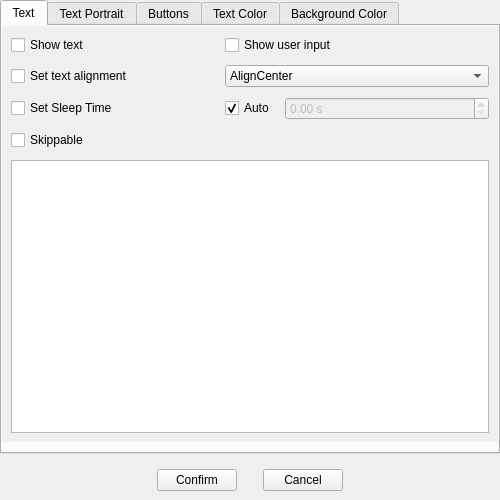
<?xml version="1.0" encoding="UTF-8"?>
<ui version="4.0">
 <class>CTextSnippetOverlay</class>
 <widget class="COverlayBase" name="CTextSnippetOverlay">
  <property name="geometry">
   <rect>
    <x>0</x>
    <y>0</y>
    <width>500</width>
    <height>500</height>
   </rect>
  </property>
  <property name="windowTitle">
   <string>Form</string>
  </property>
  <layout class="QGridLayout" name="gridLayout">
   <property name="leftMargin">
    <number>0</number>
   </property>
   <property name="topMargin">
    <number>0</number>
   </property>
   <property name="rightMargin">
    <number>0</number>
   </property>
   <property name="bottomMargin">
    <number>0</number>
   </property>
   <item row="0" column="0">
    <widget class="QTabWidget" name="pTabWidget">
     <property name="currentIndex">
      <number>0</number>
     </property>
     <widget class="QWidget" name="pTextPage">
      <attribute name="title">
       <string>Text</string>
      </attribute>
      <layout class="QGridLayout" name="gridLayout_4">
       <property name="leftMargin">
        <number>0</number>
       </property>
       <property name="topMargin">
        <number>0</number>
       </property>
       <property name="rightMargin">
        <number>0</number>
       </property>
       <property name="bottomMargin">
        <number>0</number>
       </property>
       <property name="spacing">
        <number>10</number>
       </property>
       <item row="0" column="0" colspan="2">
        <widget class="QScrollArea" name="pScrollAreaText">
         <property name="frameShape">
          <enum>QFrame::NoFrame</enum>
         </property>
         <property name="frameShadow">
          <enum>QFrame::Plain</enum>
         </property>
         <property name="lineWidth">
          <number>0</number>
         </property>
         <property name="widgetResizable">
          <bool>true</bool>
         </property>
         <widget class="QWidget" name="scrollAreaWidgetContents">
          <property name="geometry">
           <rect>
            <x>0</x>
            <y>0</y>
            <width>494</width>
            <height>417</height>
           </rect>
          </property>
          <layout class="QGridLayout" name="gridLayout_8">
           <property name="spacing">
            <number>10</number>
           </property>
           <item row="0" column="0">
            <widget class="QCheckBox" name="pShowTextCheckBox">
             <property name="text">
              <string>Show text</string>
             </property>
            </widget>
           </item>
           <item row="0" column="1" colspan="2">
            <widget class="QCheckBox" name="pShowUserInputCheckBox">
             <property name="text">
              <string>Show user input</string>
             </property>
            </widget>
           </item>
           <item row="1" column="0">
            <widget class="QCheckBox" name="pSetTextOrientation">
             <property name="text">
              <string>Set text alignment</string>
             </property>
            </widget>
           </item>
           <item row="1" column="1" colspan="2">
            <widget class="QComboBox" name="pOrientationComboBox">
             <property name="currentIndex">
              <number>2</number>
             </property>
             <item>
              <property name="text">
               <string>AlignLeft</string>
              </property>
             </item>
             <item>
              <property name="text">
               <string>AlignRight</string>
              </property>
             </item>
             <item>
              <property name="text">
               <string>AlignCenter</string>
              </property>
             </item>
            </widget>
           </item>
           <item row="2" column="0">
            <widget class="QCheckBox" name="pSetSleepTimeCheckBox">
             <property name="text">
              <string>Set Sleep Time</string>
             </property>
            </widget>
           </item>
           <item row="2" column="1">
            <widget class="QCheckBox" name="pAutoTimeCheckBox">
             <property name="sizePolicy">
              <sizepolicy hsizetype="Fixed" vsizetype="Fixed">
               <horstretch>0</horstretch>
               <verstretch>0</verstretch>
              </sizepolicy>
             </property>
             <property name="text">
              <string>Auto</string>
             </property>
             <property name="checked">
              <bool>true</bool>
             </property>
            </widget>
           </item>
           <item row="2" column="2">
            <widget class="QDoubleSpinBox" name="pSleepSpinBox">
             <property name="enabled">
              <bool>false</bool>
             </property>
             <property name="suffix">
              <string> s</string>
             </property>
            </widget>
           </item>
           <item row="3" column="0" colspan="3">
            <widget class="QCheckBox" name="pSkippableCheckBox">
             <property name="text">
              <string>Skippable</string>
             </property>
            </widget>
           </item>
           <item row="4" column="0" colspan="3">
            <widget class="QPlainTextEdit" name="pTextEdit"/>
           </item>
          </layout>
         </widget>
        </widget>
       </item>
       <item row="1" column="1">
        <widget class="QWidget" name="widget_2" native="true">
         <layout class="QHBoxLayout" name="horizontalLayout">
          <property name="leftMargin">
           <number>0</number>
          </property>
          <property name="topMargin">
           <number>0</number>
          </property>
          <property name="rightMargin">
           <number>0</number>
          </property>
          <property name="bottomMargin">
           <number>0</number>
          </property>
         </layout>
        </widget>
       </item>
      </layout>
     </widget>
     <widget class="QWidget" name="pIconPage">
      <attribute name="title">
       <string>Text Portrait</string>
      </attribute>
      <layout class="QGridLayout" name="gridLayout_7">
       <property name="leftMargin">
        <number>0</number>
       </property>
       <property name="topMargin">
        <number>0</number>
       </property>
       <property name="rightMargin">
        <number>0</number>
       </property>
       <property name="bottomMargin">
        <number>0</number>
       </property>
       <item row="1" column="0">
        <widget class="QWidget" name="widget_4" native="true">
         <property name="sizePolicy">
          <sizepolicy hsizetype="Preferred" vsizetype="Preferred">
           <horstretch>0</horstretch>
           <verstretch>0</verstretch>
          </sizepolicy>
         </property>
         <layout class="QGridLayout" name="gridLayout_3">
          <property name="leftMargin">
           <number>0</number>
          </property>
          <property name="topMargin">
           <number>0</number>
          </property>
          <property name="rightMargin">
           <number>0</number>
          </property>
          <property name="bottomMargin">
           <number>0</number>
          </property>
          <property name="spacing">
           <number>10</number>
          </property>
         </layout>
        </widget>
       </item>
       <item row="0" column="0">
        <widget class="QScrollArea" name="pScrollAreaIcon">
         <property name="frameShape">
          <enum>QFrame::NoFrame</enum>
         </property>
         <property name="frameShadow">
          <enum>QFrame::Plain</enum>
         </property>
         <property name="lineWidth">
          <number>0</number>
         </property>
         <property name="widgetResizable">
          <bool>true</bool>
         </property>
         <widget class="QWidget" name="scrollAreaWidgetContents_2">
          <property name="geometry">
           <rect>
            <x>0</x>
            <y>0</y>
            <width>494</width>
            <height>421</height>
           </rect>
          </property>
          <layout class="QGridLayout" name="gridLayout_12">
           <item row="0" column="0">
            <widget class="QWidget" name="widget_5" native="true">
             <layout class="QGridLayout" name="gridLayout_6">
              <property name="leftMargin">
               <number>0</number>
              </property>
              <property name="topMargin">
               <number>0</number>
              </property>
              <property name="rightMargin">
               <number>0</number>
              </property>
              <property name="bottomMargin">
               <number>0</number>
              </property>
              <property name="spacing">
               <number>10</number>
              </property>
              <item row="0" column="1" colspan="2">
               <widget class="QLineEdit" name="pResourceLineEdit">
                <property name="enabled">
                 <bool>false</bool>
                </property>
               </widget>
              </item>
              <item row="0" column="0">
               <widget class="QCheckBox" name="pShowIconCheckBox">
                <property name="text">
                 <string>Set portrait</string>
                </property>
               </widget>
              </item>
             </layout>
            </widget>
           </item>
           <item row="1" column="0">
            <widget class="QTreeView" name="pResourceSelectTree">
             <property name="sizePolicy">
              <sizepolicy hsizetype="Preferred" vsizetype="Expanding">
               <horstretch>1</horstretch>
               <verstretch>0</verstretch>
              </sizepolicy>
             </property>
             <property name="alternatingRowColors">
              <bool>true</bool>
             </property>
             <property name="sortingEnabled">
              <bool>true</bool>
             </property>
             <property name="animated">
              <bool>true</bool>
             </property>
            </widget>
           </item>
           <item row="2" column="0">
            <widget class="CSearchWidget" name="pFilter" native="true"/>
           </item>
          </layout>
         </widget>
        </widget>
       </item>
      </layout>
     </widget>
     <widget class="QWidget" name="pPageButtons">
      <attribute name="title">
       <string>Buttons</string>
      </attribute>
      <layout class="QGridLayout" name="gridLayout_5">
       <property name="leftMargin">
        <number>0</number>
       </property>
       <property name="topMargin">
        <number>0</number>
       </property>
       <property name="rightMargin">
        <number>0</number>
       </property>
       <property name="bottomMargin">
        <number>0</number>
       </property>
       <property name="spacing">
        <number>10</number>
       </property>
       <item row="0" column="0" colspan="2">
        <widget class="QScrollArea" name="pScrollAreaButtons">
         <property name="frameShape">
          <enum>QFrame::NoFrame</enum>
         </property>
         <property name="frameShadow">
          <enum>QFrame::Plain</enum>
         </property>
         <property name="lineWidth">
          <number>0</number>
         </property>
         <property name="widgetResizable">
          <bool>true</bool>
         </property>
         <widget class="QWidget" name="scrollAreaWidgetContents_3">
          <property name="geometry">
           <rect>
            <x>0</x>
            <y>0</y>
            <width>494</width>
            <height>427</height>
           </rect>
          </property>
          <layout class="QGridLayout" name="gridLayout_13">
           <item row="0" column="0">
            <widget class="QCheckBox" name="pShowButtonsCheckBox">
             <property name="text">
              <string>Show buttons</string>
             </property>
            </widget>
           </item>
           <item row="0" column="1">
            <spacer name="horizontalSpacer">
             <property name="orientation">
              <enum>Qt::Horizontal</enum>
             </property>
             <property name="sizeHint" stdset="0">
              <size>
               <width>40</width>
               <height>20</height>
              </size>
             </property>
            </spacer>
           </item>
           <item row="0" column="2">
            <widget class="QPushButton" name="AddButtonButton">
             <property name="toolTip">
              <string>Add button</string>
             </property>
             <property name="text">
              <string/>
             </property>
             <property name="iconSize">
              <size>
               <width>24</width>
               <height>24</height>
              </size>
             </property>
            </widget>
           </item>
           <item row="0" column="3">
            <widget class="QPushButton" name="RemoveButtonButton">
             <property name="toolTip">
              <string>Remove button</string>
             </property>
             <property name="text">
              <string/>
             </property>
             <property name="iconSize">
              <size>
               <width>24</width>
               <height>24</height>
              </size>
             </property>
            </widget>
           </item>
           <item row="1" column="0" colspan="4">
            <widget class="QListWidget" name="pButtonsList">
             <property name="dragDropMode">
              <enum>QAbstractItemView::NoDragDrop</enum>
             </property>
             <property name="alternatingRowColors">
              <bool>true</bool>
             </property>
            </widget>
           </item>
          </layout>
         </widget>
        </widget>
       </item>
      </layout>
     </widget>
     <widget class="QWidget" name="pTextColorPage">
      <attribute name="title">
       <string>Text Color</string>
      </attribute>
      <layout class="QGridLayout" name="gridLayout_9">
       <property name="leftMargin">
        <number>0</number>
       </property>
       <property name="topMargin">
        <number>0</number>
       </property>
       <property name="rightMargin">
        <number>0</number>
       </property>
       <property name="bottomMargin">
        <number>0</number>
       </property>
       <property name="spacing">
        <number>10</number>
       </property>
       <item row="0" column="0" colspan="2">
        <widget class="QScrollArea" name="pScrollAreaTextColor">
         <property name="frameShape">
          <enum>QFrame::NoFrame</enum>
         </property>
         <property name="frameShadow">
          <enum>QFrame::Plain</enum>
         </property>
         <property name="lineWidth">
          <number>0</number>
         </property>
         <property name="widgetResizable">
          <bool>true</bool>
         </property>
         <widget class="QWidget" name="scrollAreaWidgetContents_4">
          <property name="geometry">
           <rect>
            <x>0</x>
            <y>0</y>
            <width>494</width>
            <height>427</height>
           </rect>
          </property>
          <layout class="QGridLayout" name="gridLayout_14">
           <item row="0" column="0">
            <widget class="QCheckBox" name="pSetTextColorsCheckBox">
             <property name="text">
              <string>Set text colors</string>
             </property>
            </widget>
           </item>
           <item row="0" column="1">
            <spacer name="horizontalSpacer_3">
             <property name="orientation">
              <enum>Qt::Horizontal</enum>
             </property>
             <property name="sizeHint" stdset="0">
              <size>
               <width>154</width>
               <height>20</height>
              </size>
             </property>
            </spacer>
           </item>
           <item row="0" column="2">
            <widget class="QPushButton" name="AddTextColorButton">
             <property name="toolTip">
              <string>Add button</string>
             </property>
             <property name="text">
              <string/>
             </property>
             <property name="iconSize">
              <size>
               <width>24</width>
               <height>24</height>
              </size>
             </property>
            </widget>
           </item>
           <item row="0" column="3">
            <widget class="QPushButton" name="RemoveTextColorButton">
             <property name="toolTip">
              <string>Remove button</string>
             </property>
             <property name="text">
              <string/>
             </property>
             <property name="iconSize">
              <size>
               <width>24</width>
               <height>24</height>
              </size>
             </property>
            </widget>
           </item>
           <item row="1" column="0" colspan="4">
            <widget class="QTableWidget" name="pTextColorsList">
             <property name="alternatingRowColors">
              <bool>true</bool>
             </property>
             <attribute name="horizontalHeaderVisible">
              <bool>false</bool>
             </attribute>
             <attribute name="horizontalHeaderStretchLastSection">
              <bool>true</bool>
             </attribute>
             <attribute name="verticalHeaderVisible">
              <bool>false</bool>
             </attribute>
             <column>
              <property name="text">
               <string>Color</string>
              </property>
             </column>
            </widget>
           </item>
          </layout>
         </widget>
        </widget>
       </item>
      </layout>
     </widget>
     <widget class="QWidget" name="pBGColorPage">
      <attribute name="title">
       <string>Background Color</string>
      </attribute>
      <layout class="QGridLayout" name="gridLayout_2">
       <property name="leftMargin">
        <number>0</number>
       </property>
       <property name="topMargin">
        <number>0</number>
       </property>
       <property name="rightMargin">
        <number>0</number>
       </property>
       <property name="bottomMargin">
        <number>0</number>
       </property>
       <property name="spacing">
        <number>10</number>
       </property>
       <item row="0" column="0" colspan="2">
        <widget class="QScrollArea" name="pScrollAreaBG">
         <property name="frameShape">
          <enum>QFrame::NoFrame</enum>
         </property>
         <property name="frameShadow">
          <enum>QFrame::Plain</enum>
         </property>
         <property name="lineWidth">
          <number>0</number>
         </property>
         <property name="widgetResizable">
          <bool>true</bool>
         </property>
         <widget class="QWidget" name="scrollAreaWidgetContents_5">
          <property name="geometry">
           <rect>
            <x>0</x>
            <y>0</y>
            <width>494</width>
            <height>427</height>
           </rect>
          </property>
          <layout class="QGridLayout" name="gridLayout_15">
           <item row="0" column="0">
            <widget class="QCheckBox" name="pSetBGCheckBox">
             <property name="text">
              <string>Set text
background colors</string>
             </property>
            </widget>
           </item>
           <item row="0" column="1">
            <spacer name="horizontalSpacer_4">
             <property name="orientation">
              <enum>Qt::Horizontal</enum>
             </property>
             <property name="sizeHint" stdset="0">
              <size>
               <width>95</width>
               <height>20</height>
              </size>
             </property>
            </spacer>
           </item>
           <item row="0" column="2">
            <widget class="QPushButton" name="AddBGColorButton">
             <property name="toolTip">
              <string>Add button</string>
             </property>
             <property name="text">
              <string/>
             </property>
             <property name="iconSize">
              <size>
               <width>24</width>
               <height>24</height>
              </size>
             </property>
            </widget>
           </item>
           <item row="0" column="3">
            <widget class="QPushButton" name="RemoveBGColorButton">
             <property name="toolTip">
              <string>Remove button</string>
             </property>
             <property name="text">
              <string/>
             </property>
             <property name="iconSize">
              <size>
               <width>24</width>
               <height>24</height>
              </size>
             </property>
            </widget>
           </item>
           <item row="1" column="0" colspan="4">
            <widget class="QTableWidget" name="pBGList">
             <property name="alternatingRowColors">
              <bool>true</bool>
             </property>
             <attribute name="horizontalHeaderVisible">
              <bool>false</bool>
             </attribute>
             <attribute name="horizontalHeaderStretchLastSection">
              <bool>true</bool>
             </attribute>
             <attribute name="verticalHeaderVisible">
              <bool>false</bool>
             </attribute>
             <column>
              <property name="text">
               <string>Color</string>
              </property>
             </column>
            </widget>
           </item>
          </layout>
         </widget>
        </widget>
       </item>
      </layout>
     </widget>
    </widget>
   </item>
   <item row="1" column="0">
    <widget class="QWidget" name="widget" native="true">
     <layout class="QGridLayout" name="gridLayout_10">
      <item row="2" column="2">
       <spacer name="horizontalSpacer_5">
        <property name="orientation">
         <enum>Qt::Horizontal</enum>
        </property>
        <property name="sizeType">
         <enum>QSizePolicy::Fixed</enum>
        </property>
        <property name="sizeHint" stdset="0">
         <size>
          <width>20</width>
          <height>20</height>
         </size>
        </property>
       </spacer>
      </item>
      <item row="2" column="1">
       <widget class="QPushButton" name="pConfirmButton">
        <property name="text">
         <string>Confirm</string>
        </property>
       </widget>
      </item>
      <item row="2" column="0">
       <spacer name="horizontalSpacer_6">
        <property name="orientation">
         <enum>Qt::Horizontal</enum>
        </property>
        <property name="sizeHint" stdset="0">
         <size>
          <width>40</width>
          <height>20</height>
         </size>
        </property>
       </spacer>
      </item>
      <item row="2" column="5">
       <spacer name="horizontalSpacer_7">
        <property name="orientation">
         <enum>Qt::Horizontal</enum>
        </property>
        <property name="sizeHint" stdset="0">
         <size>
          <width>40</width>
          <height>20</height>
         </size>
        </property>
       </spacer>
      </item>
      <item row="2" column="3">
       <widget class="QPushButton" name="pCancelButton">
        <property name="text">
         <string>Cancel</string>
        </property>
       </widget>
      </item>
     </layout>
    </widget>
   </item>
  </layout>
 </widget>
 <customwidgets>
  <customwidget>
   <class>COverlayBase</class>
   <extends>QWidget</extends>
   <header>Widgets/OverlayBase.h</header>
   <container>1</container>
  </customwidget>
  <customwidget>
   <class>CSearchWidget</class>
   <extends>QWidget</extends>
   <header>Widgets/SearchWidget.h</header>
   <container>1</container>
  </customwidget>
 </customwidgets>
 <resources/>
 <connections/>
</ui>
